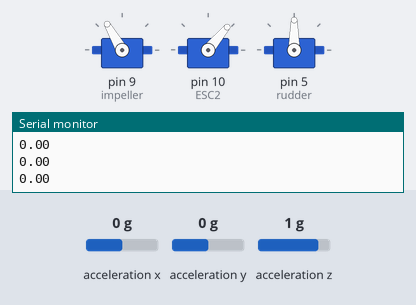
Simulated run of this sketch. Board: Arduino Uno, built with avr-gcc and run on an emulated ATmega328P. Parts: 3 × servo, the last lines printed to the serial monitor. Wiring (inferred from the names in the program): ADXL345 accelerometer at I2C address 0x53. The test bench sets the inputs (shaded band); at power-on: acceleration y 0 g, acceleration x 0 g, acceleration z 1 g. At 25.1 s the program stops and its outputs stay as they are.

Above: at 16.2 s.
16.3 s: acceleration y set to -1.4 g
At 18.8 s:
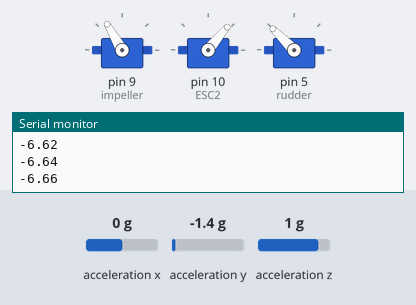
19.3 s: acceleration y set to 0.9 g
22.3 s: acceleration y set to 1.2 g
At 23.8 s:
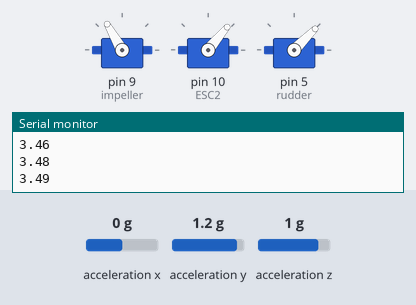
Timing chart, 0 to 26.5 s (numbered marks = the images above; inputs shaded):
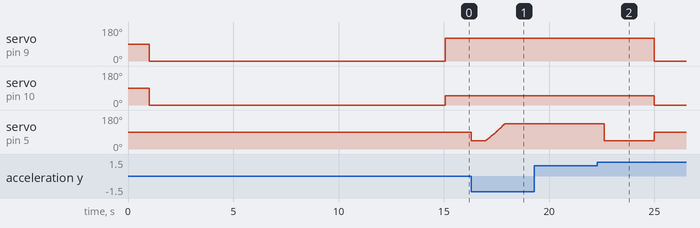

The sketch:

station_stability.ino
```cpp
#include<Wire.h>
#include<Servo.h>

int ADXL345 = 0x53; // The ADXL345 sensor I2C address

float X_out, Y_out, Z_out;  // Outputs
Servo impeller;
Servo ESC2;
Servo rudder;
unsigned long start = millis();

unsigned long endloop;
//variables for PID control
float target = 0;
float error = 0;
float integral = 0;
float derivative = 0;
float last_error = 0;
float min_angle = 45;
float max_angle = 135;
int mtrSpd = 50;
float angle = 0;
struct coord{
  float x;
  float y;
  float z;
  };

int gyro_x, gyro_y, gyro_z;
struct coord assign(float x, float y, float z){
  struct coord coord;
  coord.x = x;
  coord.y = y;
  coord.z = z;
  return coord;
  }
struct coord rotation;
//the 'k' values are the ones you need to fine tune before your program will work. Note that these are arbitrary values that you just need to experiment with one at a time.
float Kp = 11;
float Ki = 0.09;
float Kd = 10;


long gyro_x_cal, gyro_y_cal, gyro_z_cal;
boolean set_gyro_angles;


float acc_x, acc_y, acc_z, acc_total_vector;
float angle_roll_acc, angle_pitch_acc;

float angle_pitch, angle_roll;
int angle_pitch_buffer, angle_roll_buffer;
float angle_pitch_output, angle_roll_output;

// Setup timers and temp variables
long loop_timer;
int temp;
int state = 0;

struct coord gyroMeasure(){
  Wire.beginTransmission(ADXL345);
  Wire.write(0x32); // Start with register 0x32 (ACCEL_XOUT_H)
  Wire.endTransmission(false);
  Wire.requestFrom(ADXL345, 6, true); // Read 6 registers total, each axis value is stored in 2 registers
  X_out = ( Wire.read()| Wire.read() << 8); // X-axis value
  X_out = X_out/256; //For a range of +-2g, we need to divide the raw values by 256, according to the datasheet
  Y_out = ( Wire.read()| Wire.read() << 8); // Y-axis value
  Y_out = Y_out/256;
  Z_out = ( Wire.read()| Wire.read() << 8); // Z-axis value
  Z_out = Z_out/256;
  rotation = assign(X_out,Y_out,Z_out);
  return rotation;
  }
void setup() {
  // put your setup code here, to run once:
  Serial.begin(9600);
  impeller.attach(9, 1000, 2000);
  ESC2.attach(10, 1000, 2000);
  rudder.attach(5, 1000, 2000);
  delay(1000); // Initial pause
  impeller.write(0);
  ESC2.write(0);
  delay(10000);
  Wire.begin(); // Initiate the Wire library
  // Set ADXL345 in measuring mode
  Wire.beginTransmission(ADXL345); // Start communicating with the device
  Wire.write(0x2D); // Access/ talk to POWER_CTL Register - 0x2D
  // Enable measurement
  Wire.write(8); // (8dec -> 0000 1000 binary) Bit D3 High for measuring enable
  Wire.endTransmission();
  delay(10);
  for (int cal_int = 0; cal_int < 1000 ; cal_int ++){
    struct coord offset;
    offset = gyroMeasure();
    //Add the gyro x offset to the gyro_x_cal variable
    gyro_x_cal += offset.x;
    //Add the gyro y offset to the gyro_y_cal variable
    gyro_y_cal += offset.y;
    //Add the gyro z offset to the gyro_z_cal variable
    gyro_z_cal += offset.z;
    //Delay 3us to have 250Hz for-loop
    delay(3);
  }
 // Divide all results by 1000 to get average offset
  gyro_x_cal /= 1000;
  gyro_y_cal /= 1000;
  gyro_z_cal /= 1000;
}
void loop() {
  // put your main code here, to run repeatedly:
  struct coord gyrovalue;
  gyrovalue = gyroMeasure();
  acc_x = gyrovalue.x;
  acc_y = gyrovalue.y;
  acc_z = gyrovalue.z;
  gyro_x = gyrovalue.x - gyro_x_cal;
  gyro_y = gyrovalue.y - gyro_y_cal;
  gyro_z = gyrovalue.z - gyro_z_cal;
  angle_pitch += gyro_x * 0.0000611;
  //Calculate the traveled roll angle and add this to the angle_roll variable
  //0.000001066 = 0.0000611 * (3.142(PI) / 180degr) The Arduino sin function is in radians
  angle_roll += gyro_y * 0.0000611;

  //If the IMU has yawed transfer the roll angle to the pitch angle
  angle_pitch += angle_roll * sin(gyro_z * 0.000001066);
  //If the IMU has yawed transfer the pitch angle to the roll angle
  angle_roll -= angle_pitch * sin(gyro_z * 0.000001066);


  //Accelerometer angle calculations

  //Calculate the total accelerometer vector
  acc_total_vector = sqrt((acc_x*acc_x)+(acc_y*acc_y)+(acc_z*acc_z));

  //57.296 = 1 / (3.142 / 180) The Arduino asin function is in radians
  //Calculate the pitch angle
  angle_pitch_acc = asin((float)acc_y/acc_total_vector)* 57.296;
  //Calculate the roll angle
  angle_roll_acc = asin((float)acc_x/acc_total_vector)* -57.296;

  //Accelerometer calibration value for pitch
  angle_pitch_acc -= 0.0;
  //Accelerometer calibration value for roll
  angle_roll_acc -= 0.0;

  if(set_gyro_angles){

  //If the IMU has been running
  //Correct the drift of the gyro pitch angle with the accelerometer pitch angle
    angle_pitch = angle_pitch * 0.9996 + angle_pitch_acc * 0.0004;
    //Correct the drift of the gyro roll angle with the accelerometer roll angle
    angle_roll = angle_roll * 0.9996 + angle_roll_acc * 0.0004;
  }
  else{
    //IMU has just started
    //Set the gyro pitch angle equal to the accelerometer pitch angle
    angle_pitch = angle_pitch_acc;
    //Set the gyro roll angle equal to the accelerometer roll angle
    angle_roll = angle_roll_acc;
    //Set the IMU started flag
    set_gyro_angles = true;
  }

  //To dampen the pitch and roll angles a complementary filter is used
  //Take 90% of the output pitch value and add 10% of the raw pitch value
  angle_pitch_output = angle_pitch_output * 0.9 + angle_pitch * 0.1;
  //Take 90% of the output roll value and add 10% of the raw roll value
  angle_roll_output = angle_roll_output * 0.9 + angle_roll * 0.1;
  //Wait until the loop_timer reaches 4000us (250Hz) before starting the next loop
  //-----------------done with mpu6050 calibration--------------------------------------//
  error = target - angle_pitch_output;// proportional
  integral = integral + error; //integral
  derivative = error - last_error; //derivative


  angle = (error * Kp) + (integral * Ki) + (derivative * Kd); //Might have problem here
  impeller.write(120);
  ESC2.write(mtrSpd);
  rudder.write(90);
  if (angle_pitch_output > 0){

    rudder.write(constrain(-abs(angle), min_angle, max_angle));
  }
  else if (angle_pitch_output < 0){

    rudder.write(constrain(abs(angle), min_angle, max_angle));
  }
  endloop = millis();
  error = last_error;
  Serial.println(angle_pitch_output);
  if (endloop - start > 25000){
    impeller.write(0);
    ESC2.write(0);
    rudder.write(90); // Center
    while (true); // Halt the program
    }
}
```

Measured:
- the behaviour switches between 1 and 1.1 g on acceleration y (found by bisection; images 1 and 2)
